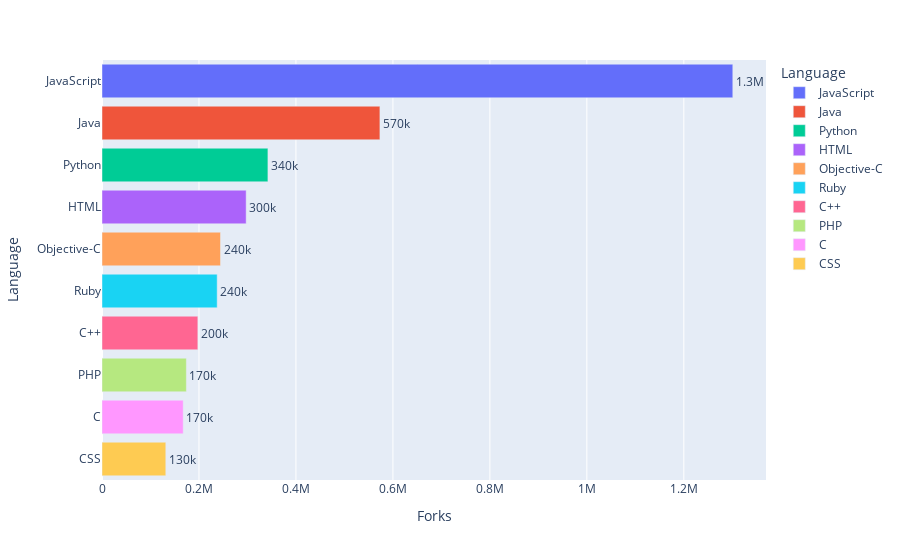

This figure's notebook cell:
### Markdown cell above
Distribution of Forks according to Project language

### Code cell
filtered_group1=group1.sort_values('Forks',ascending=False)
fig2=px.bar(filtered_group1[:10],x="Forks",y='Language',color='Language',text_auto='0.2s',orientation='h')
fig2.update_traces(textfont_size=12, textangle=0, textposition="outside", cliponaxis=False)
fig2.show()

### Figure 1 — Plotly figure (JSON) as saved in the notebook; plotly's stock layout.template omitted (floating-point values rounded to 4 significant figures)
{"data": [{"alignmentgroup": "True", "cliponaxis": false, "hovertemplate": "Language=%{y}<br>Forks=%{x}<extra></extra>", "legendgroup": "JavaScript", "marker": {"color": "#636efa", "pattern": {"shape": ""}}, "name": "JavaScript", "offsetgroup": "JavaScript", "orientation": "h", "showlegend": true, "textangle": 0, "textfont": {"size": 12}, "textposition": "outside", "texttemplate": "%{x:0.2s}", "type": "bar", "x": [1301010], "xaxis": "x", "y": ["JavaScript"], "yaxis": "y"}, {"alignmentgroup": "True", "cliponaxis": false, "hovertemplate": "Language=%{y}<br>Forks=%{x}<extra></extra>", "legendgroup": "Java", "marker": {"color": "#EF553B", "pattern": {"shape": ""}}, "name": "Java", "offsetgroup": "Java", "orientation": "h", "showlegend": true, "textangle": 0, "textfont": {"size": 12}, "textposition": "outside", "texttemplate": "%{x:0.2s}", "type": "bar", "x": [573190], "xaxis": "x", "y": ["Java"], "yaxis": "y"}, {"alignmentgroup": "True", "cliponaxis": false, "hovertemplate": "Language=%{y}<br>Forks=%{x}<extra></extra>", "legendgroup": "Python", "marker": {"color": "#00cc96", "pattern": {"shape": ""}}, "name": "Python", "offsetgroup": "Python", "orientation": "h", "showlegend": true, "textangle": 0, "textfont": {"size": 12}, "textposition": "outside", "texttemplate": "%{x:0.2s}", "type": "bar", "x": [342202], "xaxis": "x", "y": ["Python"], "yaxis": "y"}, {"alignmentgroup": "True", "cliponaxis": false, "hovertemplate": "Language=%{y}<br>Forks=%{x}<extra></extra>", "legendgroup": "HTML", "marker": {"color": "#ab63fa", "pattern": {"shape": ""}}, "name": "HTML", "offsetgroup": "HTML", "orientation": "h", "showlegend": true, "textangle": 0, "textfont": {"size": 12}, "textposition": "outside", "texttemplate": "%{x:0.2s}", "type": "bar", "x": [297321], "xaxis": "x", "y": ["HTML"], "yaxis": "y"}, {"alignmentgroup": "True", "cliponaxis": false, "hovertemplate": "Language=%{y}<br>Forks=%{x}<extra></extra>", "legendgroup": "Objective-C", "marker": {"color": "#FFA15A", "pattern": {"shape": ""}}, "name": "Objective-C", "offsetgroup": "Objective-C", "orientation": "h", "showlegend": true, "textangle": 0, "textfont": {"size": 12}, "textposition": "outside", "texttemplate": "%{x:0.2s}", "type": "bar", "x": [244395], "xaxis": "x", "y": ["Objective-C"], "yaxis": "y"}, {"alignmentgroup": "True", "cliponaxis": false, "hovertemplate": "Language=%{y}<br>Forks=%{x}<extra></extra>", "legendgroup": "Ruby", "marker": {"color": "#19d3f3", "pattern": {"shape": ""}}, "name": "Ruby", "offsetgroup": "Ruby", "orientation": "h", "showlegend": true, "textangle": 0, "textfont": {"size": 12}, "textposition": "outside", "texttemplate": "%{x:0.2s}", "type": "bar", "x": [237554], "xaxis": "x", "y": ["Ruby"], "yaxis": "y"}, {"alignmentgroup": "True", "cliponaxis": false, "hovertemplate": "Language=%{y}<br>Forks=%{x}<extra></extra>", "legendgroup": "C++", "marker": {"color": "#FF6692", "pattern": {"shape": ""}}, "name": "C++", "offsetgroup": "C++", "orientation": "h", "showlegend": true, "textangle": 0, "textfont": {"size": 12}, "textposition": "outside", "texttemplate": "%{x:0.2s}", "type": "bar", "x": [197660], "xaxis": "x", "y": ["C++"], "yaxis": "y"}, {"alignmentgroup": "True", "cliponaxis": false, "hovertemplate": "Language=%{y}<br>Forks=%{x}<extra></extra>", "legendgroup": "PHP", "marker": {"color": "#B6E880", "pattern": {"shape": ""}}, "name": "PHP", "offsetgroup": "PHP", "orientation": "h", "showlegend": true, "textangle": 0, "textfont": {"size": 12}, "textposition": "outside", "texttemplate": "%{x:0.2s}", "type": "bar", "x": [174020], "xaxis": "x", "y": ["PHP"], "yaxis": "y"}, {"alignmentgroup": "True", "cliponaxis": false, "hovertemplate": "Language=%{y}<br>Forks=%{x}<extra></extra>", "legendgroup": "C", "marker": {"color": "#FF97FF", "pattern": {"shape": ""}}, "name": "C", "offsetgroup": "C", "orientation": "h", "showlegend": true, "textangle": 0, "textfont": {"size": 12}, "textposition": "outside", "texttemplate": "%{x:0.2s}", "type": "bar", "x": [167459], "xaxis": "x", "y": ["C"], "yaxis": "y"}, {"alignmentgroup": "True", "cliponaxis": false, "hovertemplate": "Language=%{y}<br>Forks=%{x}<extra></extra>", "legendgroup": "CSS", "marker": {"color": "#FECB52", "pattern": {"shape": ""}}, "name": "CSS", "offsetgroup": "CSS", "orientation": "h", "showlegend": true, "textangle": 0, "textfont": {"size": 12}, "textposition": "outside", "texttemplate": "%{x:0.2s}", "type": "bar", "x": [131585], "xaxis": "x", "y": ["CSS"], "yaxis": "y"}], "layout": {"barmode": "relative", "legend": {"title": {"text": "Language"}, "tracegroupgap": 0}, "margin": {"t": 60}, "xaxis": {"anchor": "y", "domain": [0, 1], "title": {"text": "Forks"}}, "yaxis": {"anchor": "x", "categoryarray": ["CSS", "C", "PHP", "C++", "Ruby", "Objective-C", "HTML", "Python", "Java", "JavaScript"], "categoryorder": "array", "domain": [0, 1], "title": {"text": "Language"}}}}
